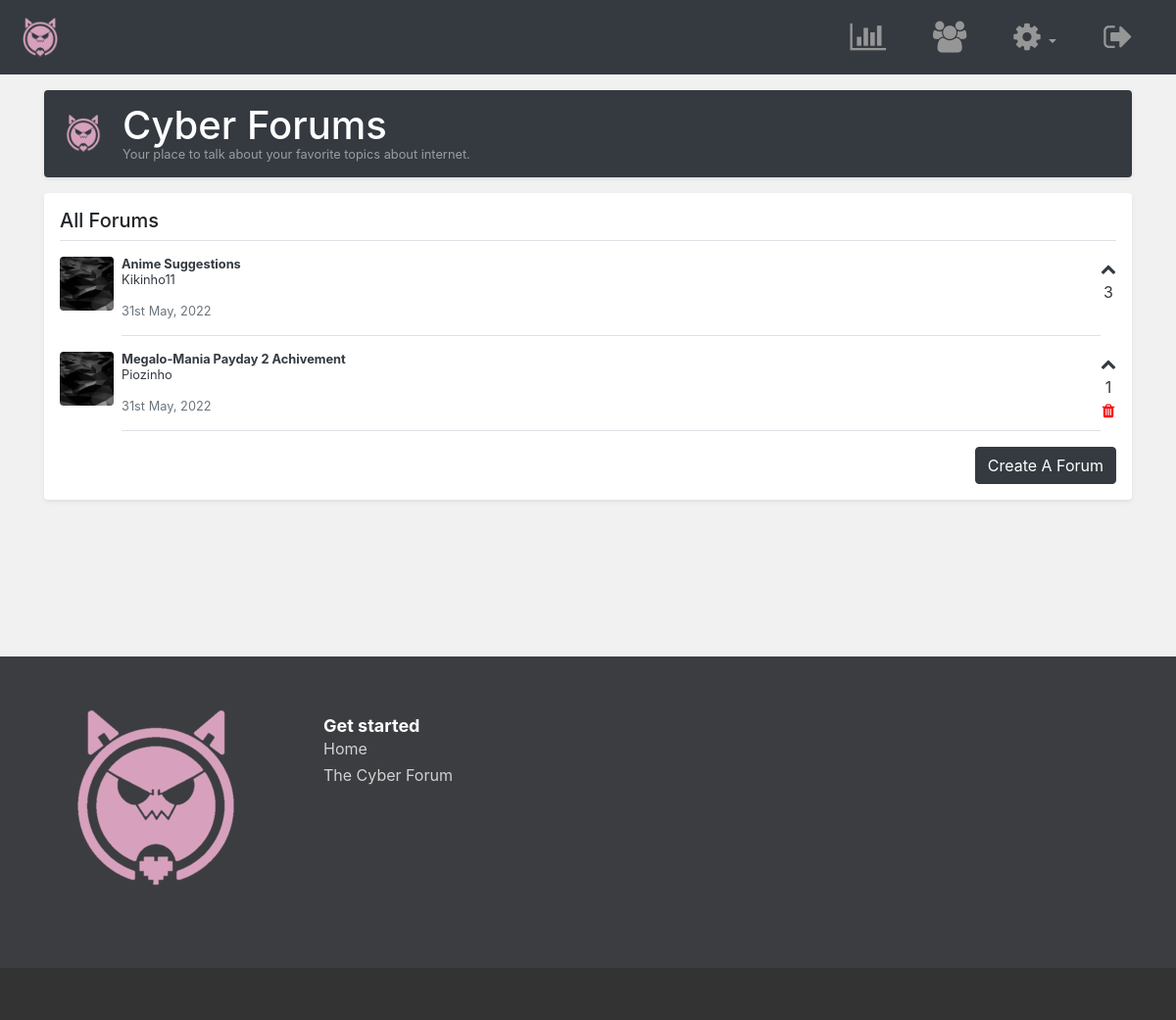
The page /topics.php (signed in) on the database as committed earlier.
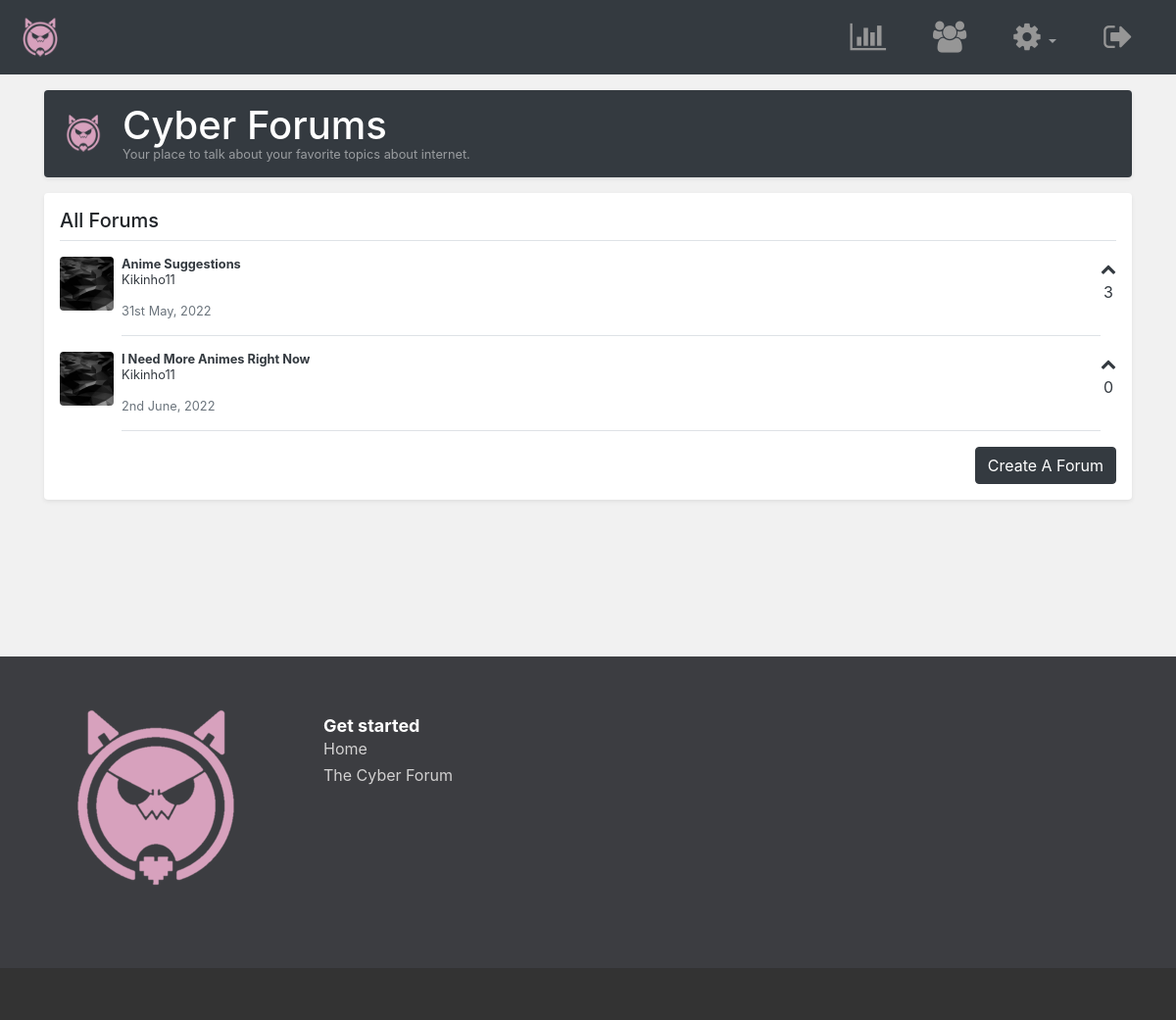
The same page on the database as committed later.
### tables this page shows
CREATE TABLE `topics` (
  `topic_id` int(8) NOT NULL,
  `topic_subject` varchar(255) NOT NULL,
  `topic_date` datetime NOT NULL,
  `topic_cat` int(8) NOT NULL,
  `topic_by` int(8) NOT NULL
);

CREATE TABLE `users` (
  `idUsers` int(11) NOT NULL,
  `userLevel` int(11) NOT NULL DEFAULT 0,
  `f_name` varchar(50) NOT NULL,
  `l_name` varchar(50) NOT NULL,
  `uidUsers` tinytext NOT NULL,
  `emailUsers` tinytext NOT NULL,
  `pwdUsers` longtext NOT NULL,
  `gender` char(1) NOT NULL,
  `date_created` date NOT NULL DEFAULT current_timestamp(),
  `headline` varchar(500) DEFAULT NULL,
  `bio` varchar(4000) DEFAULT NULL,
  `userImg` varchar(500) DEFAULT 'default.png'
);

### topics.php (the view, shortened to what this page needs)
<?php
    require 'includes/dbh.inc.php';
    include 'includes/HTML-head.php';
?>
	<link rel="stylesheet" type="text/css" href="css/list-page.css">
    </head>
    <body style="background: #f1f1f1">
        <?php
            include 'includes/navbar.php';
        ?>
        <main role="main" class="container">
      <div class="d-flex align-items-center p-3 my-3 text-white-50 bg-dark rounded shadow-sm">
          <img class="mr-3" src="img/neko-resize.png" alt="" width="48" height="48">
        <div class="lh-100">
          <h1 class="mb-0 text-white lh-100">Cyber Forums</h1>
          <small>Your place to talk about your favorite topics about internet.</small>
        </div>
      </div>
      <div class="my-3 p-3 bg-white rounded shadow-sm">
          <h5 class="border-bottom border-gray pb-2 mb-0">
                <?php
                    if(isset($_GET['cat']))
                    {
                        echo '<a href="forum.php">Forums</a>
                        / <span style="color: #000 ">'.ucwords($category['cat_name'])."</span>";
                    }
                    else
                    {
                        echo 'All Forums';
                    }
                ?>
          </h5>
        <?php
            $sql = "select topic_id, topic_subject, topic_date, topic_cat, topic_by, userImg, idUsers, uidUsers, cat_name, (
                            select sum(post_votes)
                        from posts
                        where post_topic = topic_id
                        ) as upvotes
                    from topics, users, categories
                    where ";
            $sql .= "topics.topic_by = users.idUsers
                    and topics.topic_cat = categories.cat_id
                    order by topic_id asc ";
            $stmt = mysqli_stmt_init($conn);
            if (!mysqli_stmt_prepare($stmt, $sql))
            {
                die('SQL error');
            }
            else
            {
                mysqli_stmt_execute($stmt);
                $result = mysqli_stmt_get_result($stmt);
                while ($row = mysqli_fetch_assoc($result))
                {
                    echo '<a href="posts.php?topic='.$row['topic_id'].'">
                        <div class="media text-muted pt-3">
                            <img src="img/black-bg.jpg" alt="" class="mr-2 rounded div-img">
                            <p class="media-body pb-3 mb-0 small lh-125 border-bottom border-gray">
                              <strong class="d-block text-dark">'.ucwords($row['topic_subject']).'</strong></a>
                              <span class="text-dark">'.ucwords($row['uidUsers']).'</span><br><br>
                              '.date("jS F, Y", strtotime($row['topic_date'])).'
                            </p>
                            <span class="text-dark text-center">
                                <i class="fa fa-chevron-up" aria-hidden="true"></i><br>
                                    '.$row['upvotes'].'<br>';
                    if ($_SESSION['userLevel'] == 1 || $_SESSION['userId'] == $row['idUsers'])
                    {
                        echo '<a href="includes/delete-forum.php?id='.$row['topic_id'].'&page=topics" >
                                <i class="fa fa-trash" aria-hidden="true" style="color: red;"></i>
                              </a>
                            </span>';
                    }
                    else
                    {
                        echo '</span>';
                    }
                    echo '</span>
                            </div>';
                }
           }
        ?>
        <small class="d-block text-right mt-3">
            <a href="create-topic.php" class="btn btn-dark">Create A Forum</a>
        </small>
    </main>
        <?php include 'includes/footer.php'; ?>
    </body>
</html>

Rows that differ between the two databases and show on the page:
removed topics: topic_subject "Megalo-Mania Payday 2 Achivement", topic_by.uidUsers "Piozinho", topic_date "31st May, 2022", upvotes "1"
added topics: topic_subject "I Need More Animes Right Now", topic_by.uidUsers "Kikinho11", topic_date "2nd June, 2022", upvotes "0"
